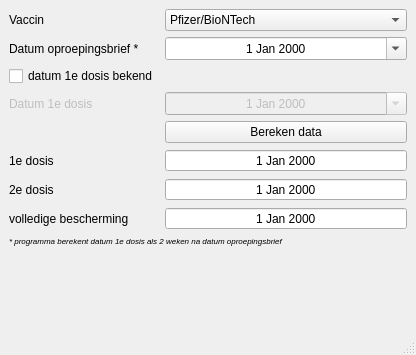
<?xml version="1.0" encoding="UTF-8"?>
<ui version="4.0">
 <class>MainWindow</class>
 <widget class="QMainWindow" name="MainWindow">
  <property name="geometry">
   <rect>
    <x>0</x>
    <y>0</y>
    <width>416</width>
    <height>355</height>
   </rect>
  </property>
  <property name="windowTitle">
   <string>Vaccine Date Calculator</string>
  </property>
  <widget class="QWidget" name="centralwidget">
   <layout class="QFormLayout" name="formLayout">
    <item row="0" column="0">
     <widget class="QLabel" name="vaccinLabel">
      <property name="text">
       <string>Vaccin</string>
      </property>
     </widget>
    </item>
    <item row="0" column="1">
     <widget class="QComboBox" name="vaccinSelector">
      <property name="currentText">
       <string>Pfizer/BioNTech</string>
      </property>
      <property name="sizeAdjustPolicy">
       <enum>QComboBox::AdjustToContents</enum>
      </property>
      <item>
       <property name="text">
        <string>Pfizer/BioNTech</string>
       </property>
      </item>
      <item>
       <property name="text">
        <string>J&amp;J</string>
       </property>
      </item>
      <item>
       <property name="text">
        <string>Moderna</string>
       </property>
      </item>
      <item>
       <property name="text">
        <string>AstraZeneca/Oxford</string>
       </property>
      </item>
     </widget>
    </item>
    <item row="1" column="0">
     <widget class="QLabel" name="labelLetter">
      <property name="text">
       <string>Datum oproepingsbrief *</string>
      </property>
     </widget>
    </item>
    <item row="1" column="1">
     <widget class="QDateEdit" name="dateLetter">
      <property name="alignment">
       <set>Qt::AlignCenter</set>
      </property>
      <property name="calendarPopup">
       <bool>true</bool>
      </property>
     </widget>
    </item>
    <item row="4" column="0">
     <widget class="QCheckBox" name="dose1Known">
      <property name="text">
       <string>datum 1e dosis bekend</string>
      </property>
      <property name="checked">
       <bool>false</bool>
      </property>
     </widget>
    </item>
    <item row="5" column="0">
     <widget class="QLabel" name="labelDose1Known">
      <property name="enabled">
       <bool>false</bool>
      </property>
      <property name="text">
       <string>Datum 1e dosis</string>
      </property>
     </widget>
    </item>
    <item row="5" column="1">
     <widget class="QDateEdit" name="dateDose1Known">
      <property name="enabled">
       <bool>false</bool>
      </property>
      <property name="alignment">
       <set>Qt::AlignCenter</set>
      </property>
      <property name="buttonSymbols">
       <enum>QAbstractSpinBox::UpDownArrows</enum>
      </property>
      <property name="currentSection">
       <enum>QDateTimeEdit::DaySection</enum>
      </property>
      <property name="calendarPopup">
       <bool>true</bool>
      </property>
     </widget>
    </item>
    <item row="10" column="1">
     <widget class="QPushButton" name="calcbutton">
      <property name="text">
       <string>Bereken data</string>
      </property>
      <property name="checkable">
       <bool>false</bool>
      </property>
     </widget>
    </item>
    <item row="17" column="0">
     <widget class="QLabel" name="labelDose1">
      <property name="text">
       <string>1e dosis</string>
      </property>
     </widget>
    </item>
    <item row="17" column="1">
     <widget class="QDateEdit" name="dateDose1">
      <property name="enabled">
       <bool>true</bool>
      </property>
      <property name="acceptDrops">
       <bool>false</bool>
      </property>
      <property name="wrapping">
       <bool>false</bool>
      </property>
      <property name="frame">
       <bool>true</bool>
      </property>
      <property name="alignment">
       <set>Qt::AlignCenter</set>
      </property>
      <property name="readOnly">
       <bool>true</bool>
      </property>
      <property name="buttonSymbols">
       <enum>QAbstractSpinBox::NoButtons</enum>
      </property>
      <property name="showGroupSeparator" stdset="0">
       <bool>false</bool>
      </property>
      <property name="dateTime">
       <datetime>
        <hour>0</hour>
        <minute>0</minute>
        <second>0</second>
        <year>2000</year>
        <month>1</month>
        <day>1</day>
       </datetime>
      </property>
      <property name="minimumTime">
       <time>
        <hour>0</hour>
        <minute>0</minute>
        <second>0</second>
       </time>
      </property>
      <property name="calendarPopup">
       <bool>false</bool>
      </property>
      <property name="currentSectionIndex">
       <number>0</number>
      </property>
      <property name="timeSpec">
       <enum>Qt::LocalTime</enum>
      </property>
     </widget>
    </item>
    <item row="18" column="0">
     <widget class="QLabel" name="labelDose2">
      <property name="text">
       <string>2e dosis</string>
      </property>
     </widget>
    </item>
    <item row="18" column="1">
     <widget class="QDateEdit" name="dateDose2">
      <property name="alignment">
       <set>Qt::AlignCenter</set>
      </property>
      <property name="readOnly">
       <bool>true</bool>
      </property>
      <property name="buttonSymbols">
       <enum>QAbstractSpinBox::NoButtons</enum>
      </property>
     </widget>
    </item>
    <item row="20" column="0">
     <widget class="QLabel" name="labelProtected">
      <property name="text">
       <string>volledige bescherming</string>
      </property>
     </widget>
    </item>
    <item row="20" column="1">
     <widget class="QDateEdit" name="dateProtected">
      <property name="autoFillBackground">
       <bool>false</bool>
      </property>
      <property name="alignment">
       <set>Qt::AlignCenter</set>
      </property>
      <property name="readOnly">
       <bool>true</bool>
      </property>
      <property name="buttonSymbols">
       <enum>QAbstractSpinBox::NoButtons</enum>
      </property>
     </widget>
    </item>
    <item row="21" column="0" colspan="2">
     <widget class="QLabel" name="label">
      <property name="font">
       <font>
        <pointsize>6</pointsize>
        <italic>true</italic>
       </font>
      </property>
      <property name="text">
       <string>* programma berekent datum 1e dosis als 2 weken na datum oproepingsbrief</string>
      </property>
     </widget>
    </item>
   </layout>
  </widget>
  <widget class="QMenuBar" name="menubar">
   <property name="geometry">
    <rect>
     <x>0</x>
     <y>0</y>
     <width>416</width>
     <height>21</height>
    </rect>
   </property>
  </widget>
  <widget class="QStatusBar" name="statusbar"/>
 </widget>
 <resources/>
 <connections/>
</ui>
